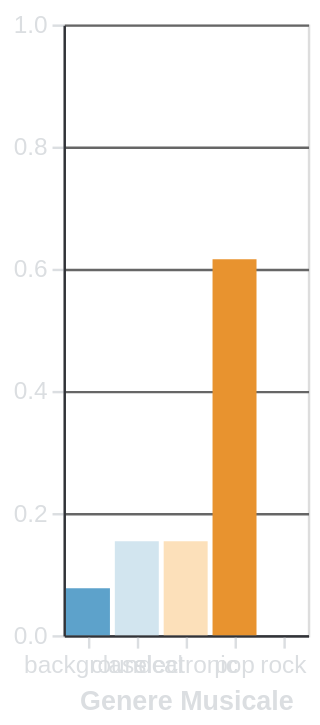

Vega-Lite specification for this chart:
### Vega-Lite specification from a JSON file in a GitHub repository (floating-point values rounded to 4 significant figures; data arrays with more than 128 entries replaced by an {"elided": "..."} marker saying what was removed)
{"$schema": "https://vega.github.io/schema/vega-lite/v5.15.1.json", "config": {"axis": {"domainColor": "#313338", "gridColor": "#666666", "labelColor": "#DBDEE1", "tickColor": "#DBDEE1", "titleColor": "#DBDEE1"}, "background": "transparent", "legend": {"labelColor": "#DBDEE1", "titleColor": "#DBDEE1"}, "title": {"color": "#DBDEE1", "fontSize": 16}}, "data": {"name": "data-09a7d64a83fdd4051842e5892ebf81b1"}, "datasets": {"data-09a7d64a83fdd4051842e5892ebf81b1": {"elided": "205 records"}}, "encoding": {"color": {"field": "genre", "legend": null, "scale": {"scheme": "blueorange", "type": "quantize"}, "type": "nominal"}, "tooltip": [{"field": "genre", "title": "Genere Musicale", "type": "nominal"}, {"field": "percentage", "format": ".2f", "title": "Percentuale", "type": "quantitative"}], "x": {"axis": {"labelAngle": 0, "title": "Genere Musicale"}, "field": "genre", "scale": {"domain": ["background", "classical", "electronic", "pop", "rock"]}, "type": "nominal"}, "y": {"axis": {"title": null}, "field": "percentage", "scale": {"domain": [0, 1]}, "type": "quantitative"}}, "height": 250, "mark": {"type": "bar"}, "params": [{"bind": {"input": "range", "max": 45, "min": 1, "name": "Classe di Nizza", "step": 1}, "name": "param_87", "select": {"fields": ["nice_class"], "type": "point"}, "value": [{"nice_class": 1}]}, {"bind": "scales", "name": "param_88", "select": {"encodings": [], "type": "interval"}}], "transform": [{"filter": {"param": "param_87"}}], "width": "container"}
